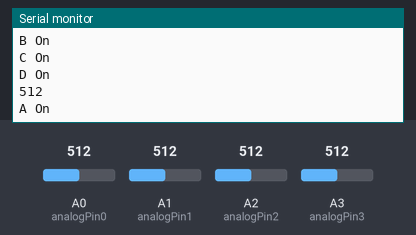
Simulated run of this sketch. Board: Arduino Uno, built with avr-gcc and run on an emulated ATmega328P. Shown: the last lines printed to the serial monitor. Inputs (shaded band) come from the test bench; at power-on: A0 (analogPin0) = 512, A1 (analogPin1) = 512, A2 (analogPin2) = 512, A3 (analogPin3) = 512.

Above: at 6.6 s.
6.7 s: A0 (analogPin0) set to 490
At 8.3 s:
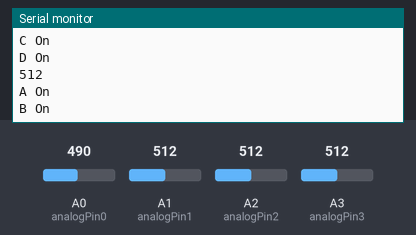
14.5 s: A1 (analogPin1) set to 490
At 15.7 s:
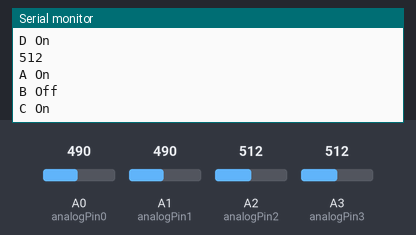
21.8 s: A2 (analogPin2) set to 490
At 22.9 s:
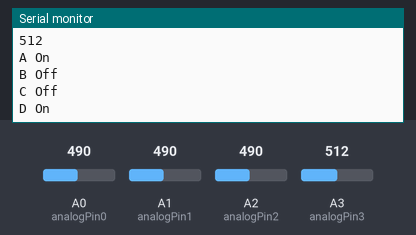
33.3 s: A3 (analogPin3) set to 490
At 34.3 s:
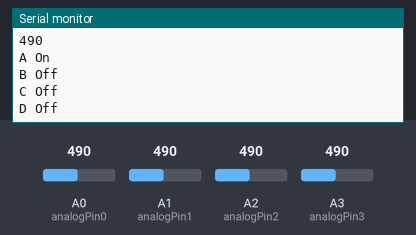
42.1 s: A2 (analogPin2) set to 510
At 43.2 s:
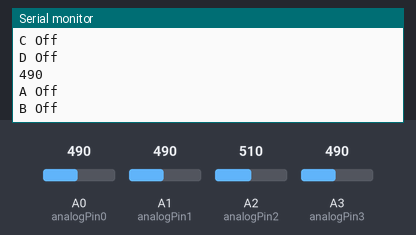
Timing chart, 0 to 45.1 s (numbered marks = the images above; inputs shaded):
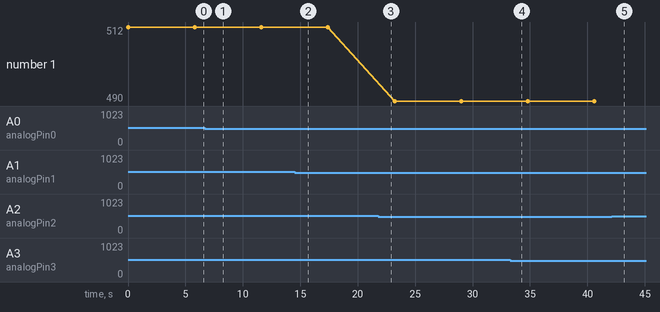

Measured:
- plotted number 1: 512 → 490 after the input at 21.8 s, 490 → 510 after the input at 42.1 s

The sketch:

PowerSwitch.ino
```cpp
/*
Code From:
https://github.com/ibenot/Arduino/tree/master/TP4_433MHz_Transmitter
*/

#include <RCSwitch.h>
RCSwitch mySwitch = RCSwitch();

int sleep = 1000;
int transmit_pin = 10; //10 for Arduino / 1 for Wemos D1
int pulseLength = 290;
int repeatTransmit = 5;

int analogPin3 = 3;
int analogPin0 = 0;
int analogPin1 = 1;
int analogPin2 = 2;
int val3 = 0;
int val0 = 0;
int val1 = 0;
int val2 = 0;

void setup() {
  Serial.begin(9600);
  mySwitch.enableTransmit(transmit_pin);
  mySwitch.setPulseLength(pulseLength);
  mySwitch.setRepeatTransmit(repeatTransmit);
}

void loop() {

  //-- Chacon power outlet --

  val3 = analogRead(analogPin3);
  val0 = analogRead(analogPin0);
  val1 = analogRead(analogPin1);
  val2 = analogRead(analogPin2);
  //Serial.println(val3);
  Serial.println(val2);

  if (val3 < 500){
    Serial.println("A Off");
    mySwitch.sendTriState("000000FFFFF0"); delay(sleep);
  }
  else {
    Serial.println("A On");
    mySwitch.sendTriState("000000FFFF0F"); delay(sleep);
  }

  if (val0 < 500){
    Serial.println("B Off");
    mySwitch.sendTriState("00000F0FFFF0"); delay(sleep);
  }
  else {
    Serial.println("B On");
    mySwitch.sendTriState("00000F0FFF0F"); delay(sleep);
  }

  if (val1 < 500){
    Serial.println("C Off");
    mySwitch.sendTriState("00000FF0FFF0"); delay(sleep);
  }
  if (val1 > 500){
    Serial.println("C On");
    mySwitch.sendTriState("00000FF0FF0F"); delay(sleep);
  }

  if (val2 < 500){
    Serial.println("D Off");
    mySwitch.sendTriState("00000FFF0FF0"); delay(sleep);
  }
  if (val2 > 500){
    Serial.println("D On");
    mySwitch.sendTriState("00000FFF0F0F"); delay(sleep);
  }

/*
  //ON A
  mySwitch.sendTriState("000000FFFF0F"); Serial.println("Power #A: ON"); delay(sleep);

  //OFF A
  mySwitch.sendTriState("000000FFFFF0"); Serial.println("Power #A: OFF"); delay(sleep);

  //ON B
  mySwitch.sendTriState("00000F0FFF0F"); Serial.println("Power #B: ON"); delay(sleep);

  //OFF B
  mySwitch.sendTriState("00000F0FFFF0"); Serial.println("Power #B: OFF"); delay(sleep);

  //ON C
  mySwitch.sendTriState("00000FF0FF0F"); Serial.println("Power #C: ON"); delay(sleep);

  //OFF C
  mySwitch.sendTriState("00000FF0FFF0"); Serial.println("Power #C: OFF"); delay(sleep);

  //ON D
  mySwitch.sendTriState("00000FFF0F0F"); Serial.println("Power #D: ON"); delay(sleep);

  //OFF D
  mySwitch.sendTriState("00000FFF0FF0"); Serial.println("Power #D: OFF"); delay(sleep); */

}
```
